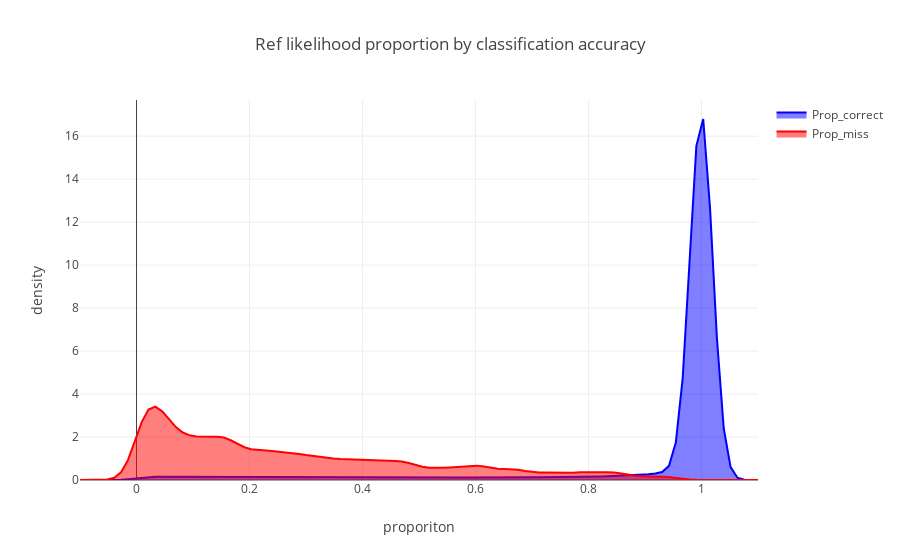

The notebook cell saved with this chart:
### Code cell
from sklearn.neighbors import KernelDensity

accurate= [Like_ratio[x] for x in range(len(Like_ratio)) if Misshaps[x] == 0]
errors= [Like_ratio[x] for x in range(len(Like_ratio)) if Misshaps[x] == 1]

X_plot = np.linspace(-.1, 1.1, 100)

kde = KernelDensity(kernel='gaussian', bandwidth=0.02).fit(np.array(accurate).reshape(-1,1))

log_dens = kde.score_samples(X_plot.reshape(-1,1))

fig_roost_dens= [go.Scatter(x=X_plot, y=np.exp(log_dens), 
                            mode='lines', fill='tozeroy', name= 'Prop_correct',
                            line=dict(color='blue', width=2))]
##


X_plot = np.linspace(-.1, 1.1, 100)

kde = KernelDensity(kernel='gaussian', bandwidth=0.02).fit(np.array(errors).reshape(-1,1))

log_dens = kde.score_samples(X_plot.reshape(-1,1))

fig_roost_dens.append(go.Scatter(x=X_plot, y=np.exp(log_dens), 
                            mode='lines', fill='tozeroy', name= 'Prop_miss',
                            line=dict(color='red', width=2)))

##

layout= go.Layout(
    title= 'Ref likelihood proportion by classification accuracy',
    xaxis= dict(
        title= 'proporiton',
        range= [-.1,1.1]
    ),
    yaxis= dict(
        title= 'density'
    )
)

fig = go.Figure(data=fig_roost_dens, layout= layout)
iplot(fig)
